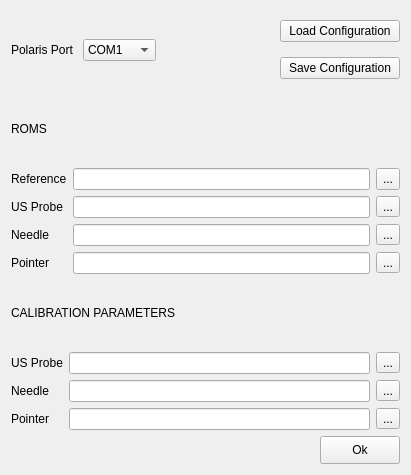
<?xml version="1.0" encoding="UTF-8"?>
<ui version="4.0">
 <class>PolarisConfigurationWidget</class>
 <widget class="QWidget" name="PolarisConfigurationWidget">
  <property name="geometry">
   <rect>
    <x>0</x>
    <y>0</y>
    <width>411</width>
    <height>475</height>
   </rect>
  </property>
  <property name="windowTitle">
   <string>PolarisConfigurationWidget</string>
  </property>
  <layout class="QGridLayout" name="gridLayout_3">
   <item row="1" column="0">
    <widget class="QLabel" name="label_5">
     <property name="text">
      <string>ROMS</string>
     </property>
    </widget>
   </item>
   <item row="2" column="0" colspan="3">
    <layout class="QGridLayout" name="gridLayout" columnstretch="0,0,0">
     <item row="0" column="1">
      <widget class="QLineEdit" name="referenceRomText"/>
     </item>
     <item row="0" column="2">
      <widget class="QToolButton" name="referenceRomBtn">
       <property name="maximumSize">
        <size>
         <width>27</width>
         <height>22</height>
        </size>
       </property>
       <property name="text">
        <string>...</string>
       </property>
      </widget>
     </item>
     <item row="1" column="1">
      <widget class="QLineEdit" name="probeRomText"/>
     </item>
     <item row="1" column="2">
      <widget class="QToolButton" name="probeRomBtn">
       <property name="text">
        <string>...</string>
       </property>
      </widget>
     </item>
     <item row="2" column="1">
      <widget class="QLineEdit" name="needleRomText"/>
     </item>
     <item row="2" column="2">
      <widget class="QToolButton" name="needleRomBtn">
       <property name="text">
        <string>...</string>
       </property>
      </widget>
     </item>
     <item row="3" column="1">
      <widget class="QLineEdit" name="pointerRomText"/>
     </item>
     <item row="3" column="2">
      <widget class="QToolButton" name="pointerRomBtn">
       <property name="text">
        <string>...</string>
       </property>
      </widget>
     </item>
     <item row="0" column="0">
      <widget class="QLabel" name="label">
       <property name="maximumSize">
        <size>
         <width>91</width>
         <height>22</height>
        </size>
       </property>
       <property name="text">
        <string>Reference</string>
       </property>
      </widget>
     </item>
     <item row="1" column="0">
      <widget class="QLabel" name="label_2">
       <property name="text">
        <string>US Probe</string>
       </property>
      </widget>
     </item>
     <item row="2" column="0">
      <widget class="QLabel" name="label_3">
       <property name="text">
        <string>Needle</string>
       </property>
      </widget>
     </item>
     <item row="3" column="0">
      <widget class="QLabel" name="label_4">
       <property name="text">
        <string>Pointer</string>
       </property>
      </widget>
     </item>
    </layout>
   </item>
   <item row="3" column="0" colspan="3">
    <widget class="QLabel" name="label_10">
     <property name="text">
      <string>CALIBRATION PARAMETERS</string>
     </property>
    </widget>
   </item>
   <item row="4" column="0" colspan="3">
    <layout class="QGridLayout" name="gridLayout_2" columnstretch="0,90,0">
     <item row="0" column="1">
      <widget class="QLineEdit" name="probeCalibrationText"/>
     </item>
     <item row="0" column="2">
      <widget class="QToolButton" name="probeCalibrationBtn">
       <property name="text">
        <string>...</string>
       </property>
      </widget>
     </item>
     <item row="1" column="1">
      <widget class="QLineEdit" name="needleCalibrationText"/>
     </item>
     <item row="1" column="2">
      <widget class="QToolButton" name="needleCalibrationBtn">
       <property name="text">
        <string>...</string>
       </property>
      </widget>
     </item>
     <item row="2" column="1">
      <widget class="QLineEdit" name="pointerCalibrationText"/>
     </item>
     <item row="2" column="2">
      <widget class="QToolButton" name="pointerCalibrationBtn">
       <property name="text">
        <string>...</string>
       </property>
      </widget>
     </item>
     <item row="0" column="0">
      <widget class="QLabel" name="label_7">
       <property name="text">
        <string>US Probe</string>
       </property>
      </widget>
     </item>
     <item row="1" column="0">
      <widget class="QLabel" name="label_8">
       <property name="text">
        <string>Needle</string>
       </property>
      </widget>
     </item>
     <item row="2" column="0">
      <widget class="QLabel" name="label_9">
       <property name="text">
        <string>Pointer</string>
       </property>
      </widget>
     </item>
    </layout>
   </item>
   <item row="5" column="2">
    <layout class="QHBoxLayout" name="horizontalLayout_2">
     <item>
      <spacer name="horizontalSpacer">
       <property name="orientation">
        <enum>Qt::Horizontal</enum>
       </property>
       <property name="sizeHint" stdset="0">
        <size>
         <width>40</width>
         <height>20</height>
        </size>
       </property>
      </spacer>
     </item>
     <item>
      <widget class="QPushButton" name="okBtn">
       <property name="maximumSize">
        <size>
         <width>93</width>
         <height>28</height>
        </size>
       </property>
       <property name="text">
        <string>Ok</string>
       </property>
      </widget>
     </item>
    </layout>
   </item>
   <item row="0" column="0">
    <layout class="QHBoxLayout" name="horizontalLayout">
     <item>
      <widget class="QLabel" name="label_6">
       <property name="minimumSize">
        <size>
         <width>66</width>
         <height>78</height>
        </size>
       </property>
       <property name="maximumSize">
        <size>
         <width>66</width>
         <height>78</height>
        </size>
       </property>
       <property name="text">
        <string>Polaris Port</string>
       </property>
      </widget>
     </item>
     <item>
      <widget class="QComboBox" name="polarisPort">
       <property name="minimumSize">
        <size>
         <width>73</width>
         <height>22</height>
        </size>
       </property>
       <property name="maximumSize">
        <size>
         <width>73</width>
         <height>22</height>
        </size>
       </property>
       <item>
        <property name="text">
         <string>COM1</string>
        </property>
       </item>
       <item>
        <property name="text">
         <string>COM2</string>
        </property>
       </item>
       <item>
        <property name="text">
         <string>COM3</string>
        </property>
       </item>
       <item>
        <property name="text">
         <string>COM4</string>
        </property>
       </item>
       <item>
        <property name="text">
         <string>COM5</string>
        </property>
       </item>
       <item>
        <property name="text">
         <string>COM6</string>
        </property>
       </item>
       <item>
        <property name="text">
         <string>COM7</string>
        </property>
       </item>
       <item>
        <property name="text">
         <string>COM8</string>
        </property>
       </item>
      </widget>
     </item>
    </layout>
   </item>
   <item row="0" column="2">
    <layout class="QVBoxLayout" name="verticalLayout">
     <item>
      <widget class="QPushButton" name="loadConfigBtn">
       <property name="text">
        <string>Load Configuration</string>
       </property>
      </widget>
     </item>
     <item>
      <widget class="QPushButton" name="saveConfigBtn">
       <property name="text">
        <string>Save Configuration</string>
       </property>
      </widget>
     </item>
    </layout>
   </item>
   <item row="0" column="1">
    <spacer name="horizontalSpacer_2">
     <property name="orientation">
      <enum>Qt::Horizontal</enum>
     </property>
     <property name="sizeHint" stdset="0">
      <size>
       <width>40</width>
       <height>20</height>
      </size>
     </property>
    </spacer>
   </item>
  </layout>
 </widget>
 <layoutdefault spacing="6" margin="11"/>
 <resources/>
 <connections>
  <connection>
   <sender>referenceRomBtn</sender>
   <signal>clicked()</signal>
   <receiver>PolarisConfigurationWidget</receiver>
   <slot>chooseReferenceRom()</slot>
   <hints>
    <hint type="sourcelabel">
     <x>379</x>
     <y>164</y>
    </hint>
    <hint type="destinationlabel">
     <x>299</x>
     <y>60</y>
    </hint>
   </hints>
  </connection>
  <connection>
   <sender>probeRomBtn</sender>
   <signal>clicked()</signal>
   <receiver>PolarisConfigurationWidget</receiver>
   <slot>chooseProbeRom()</slot>
   <hints>
    <hint type="sourcelabel">
     <x>379</x>
     <y>193</y>
    </hint>
    <hint type="destinationlabel">
     <x>299</x>
     <y>141</y>
    </hint>
   </hints>
  </connection>
  <connection>
   <sender>needleRomBtn</sender>
   <signal>clicked()</signal>
   <receiver>PolarisConfigurationWidget</receiver>
   <slot>chooseNeedleRom()</slot>
   <hints>
    <hint type="sourcelabel">
     <x>379</x>
     <y>222</y>
    </hint>
    <hint type="destinationlabel">
     <x>299</x>
     <y>180</y>
    </hint>
   </hints>
  </connection>
  <connection>
   <sender>pointerRomBtn</sender>
   <signal>clicked()</signal>
   <receiver>PolarisConfigurationWidget</receiver>
   <slot>choosePointerRom()</slot>
   <hints>
    <hint type="sourcelabel">
     <x>379</x>
     <y>251</y>
    </hint>
    <hint type="destinationlabel">
     <x>299</x>
     <y>226</y>
    </hint>
   </hints>
  </connection>
  <connection>
   <sender>probeCalibrationBtn</sender>
   <signal>clicked()</signal>
   <receiver>PolarisConfigurationWidget</receiver>
   <slot>chooseProbeCalibration()</slot>
   <hints>
    <hint type="sourcelabel">
     <x>379</x>
     <y>344</y>
    </hint>
    <hint type="destinationlabel">
     <x>299</x>
     <y>226</y>
    </hint>
   </hints>
  </connection>
  <connection>
   <sender>pointerCalibrationBtn</sender>
   <signal>clicked()</signal>
   <receiver>PolarisConfigurationWidget</receiver>
   <slot>choosePointerCalibration()</slot>
   <hints>
    <hint type="sourcelabel">
     <x>379</x>
     <y>402</y>
    </hint>
    <hint type="destinationlabel">
     <x>299</x>
     <y>352</y>
    </hint>
   </hints>
  </connection>
  <connection>
   <sender>okBtn</sender>
   <signal>clicked()</signal>
   <receiver>PolarisConfigurationWidget</receiver>
   <slot>ok()</slot>
   <hints>
    <hint type="sourcelabel">
     <x>398</x>
     <y>458</y>
    </hint>
    <hint type="destinationlabel">
     <x>299</x>
     <y>393</y>
    </hint>
   </hints>
  </connection>
  <connection>
   <sender>needleCalibrationBtn</sender>
   <signal>clicked()</signal>
   <receiver>PolarisConfigurationWidget</receiver>
   <slot>chooseNeedleCalibration()</slot>
   <hints>
    <hint type="sourcelabel">
     <x>393</x>
     <y>370</y>
    </hint>
    <hint type="destinationlabel">
     <x>406</x>
     <y>418</y>
    </hint>
   </hints>
  </connection>
  <connection>
   <sender>loadConfigBtn</sender>
   <signal>clicked()</signal>
   <receiver>PolarisConfigurationWidget</receiver>
   <slot>loadConfig()</slot>
   <hints>
    <hint type="sourcelabel">
     <x>306</x>
     <y>28</y>
    </hint>
    <hint type="destinationlabel">
     <x>181</x>
     <y>100</y>
    </hint>
   </hints>
  </connection>
  <connection>
   <sender>saveConfigBtn</sender>
   <signal>clicked()</signal>
   <receiver>PolarisConfigurationWidget</receiver>
   <slot>saveConfig()</slot>
   <hints>
    <hint type="sourcelabel">
     <x>288</x>
     <y>76</y>
    </hint>
    <hint type="destinationlabel">
     <x>339</x>
     <y>106</y>
    </hint>
   </hints>
  </connection>
 </connections>
 <slots>
  <slot>chooseReferenceRom()</slot>
  <slot>chooseProbeRom()</slot>
  <slot>chooseNeedleRom()</slot>
  <slot>choosePointerRom()</slot>
  <slot>chooseProbeCalibration()</slot>
  <slot>chooseNeedleCalibration()</slot>
  <slot>choosePointerCalibration()</slot>
  <slot>ok()</slot>
  <slot>loadConfig()</slot>
  <slot>saveConfig()</slot>
 </slots>
</ui>
